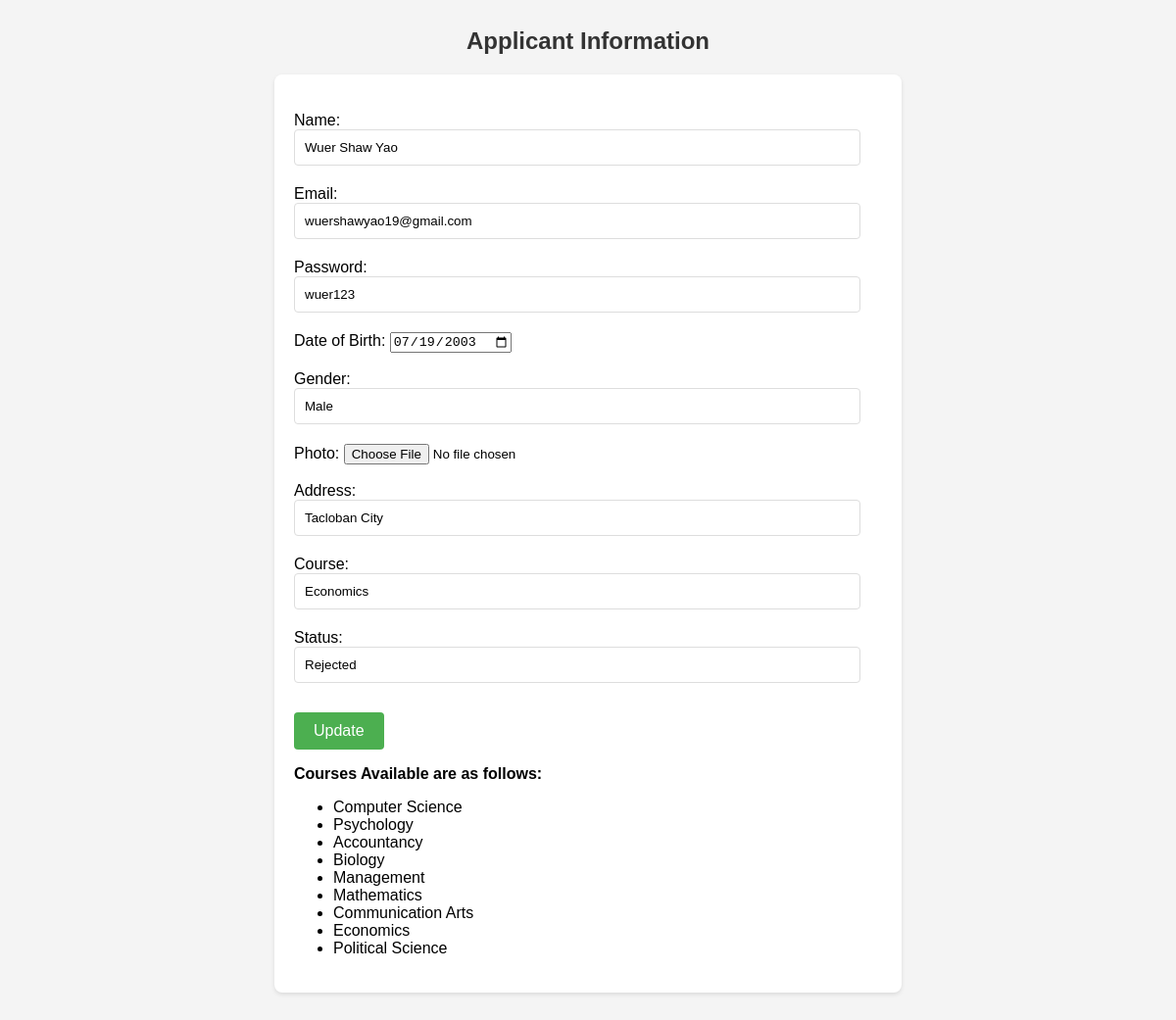
The page /update2.php?s_id=1 on the database its author committed.
### tables this page shows
CREATE TABLE `applicant` (
  `applicant_id` int NOT NULL AUTO_INCREMENT,
  `name` varchar(255) DEFAULT NULL,
  `email` varchar(255) DEFAULT NULL,
  `password` varchar(255) DEFAULT NULL,
  `address` varchar(255) DEFAULT NULL,
  `Date_of_birth` date NOT NULL,
  `gender` varchar(10) NOT NULL,
  `photo` varchar(255) DEFAULT NULL,
  `course` varchar(255) DEFAULT NULL,
  `status` varchar(255) NOT NULL,
  PRIMARY KEY (`applicant_id`),
  UNIQUE KEY `email` (`email`)
);

### update2.php (the view, shortened to what this page needs)
<?php
	require('connection_db.php');
	if (isset($_GET['s_id'])) {
		$applicant_id=$_GET['s_id'];
		$sql="SELECT * FROM applicant WHERE applicant_id=$applicant_id";
		$result=mysqli_query($connectivity,$sql);
		$row=mysqli_fetch_assoc($result);
		?>
		<h2>Applicant Information</h2>
		<form action="insert_db.php" method="POST">
			<input type="hidden" name="s_id" value=<?=$applicant_id?>><br>
			Name:<input required type="text" name="name" value="<?=$row['name'];?>"><br>
			Email:<input required type="email" name="email" value="<?=$row['email'];?>"><br>
			Password:<input required type="text" name="password" value="<?=$row['password'];?>"><br>
			Date of Birth: <input required type="date" name="dob" value=<?=$row['Date_of_birth'];?>><br><br>
			Gender:<input required type="text" name="gender" value=<?=$row['gender'];?>><br/>
			Photo: <input style="padding-left: 0px;" type="file" name="photo" value=<?=$row['photo'];?>><br><br>
			Address:<input required type="text" name="address" value="<?=$row['address'];?>"><br/>
			Course:<input required type="text" name="course" value="<?=$row['course'];?>" readonly><br>
			Status:<input required type="text" name="status" value="<?=$row['status'];?>" readonly><br>
			<input style="width: auto; margin-top: 10px;" type="submit" name="submit" value="Update">
			<p><b>Courses Available are as follows:</b></p>
				<ul>
					<li style="text-decoration: none; color: black;">Computer Science</a></li>
					<li style="text-decoration: none; color: black;">Psychology</a></li>
					<li style="text-decoration: none; color: black;">Accountancy</a></li>
					<li style="text-decoration: none; color: black;">Biology</a></li>
					<li style="text-decoration: none; color: black;">Management</a></li>
					<li style="text-decoration: none; color: black;">Mathematics</a></li>
					<li style="text-decoration: none; color: black;">Communication Arts</a></li>
					<li style="text-decoration: none; color: black;">Economics</a></li>
					<li style="text-decoration: none; color: black;">Political Science</a></li>
				</ul>
		</form>
	<?php
	}
?>

### update2.php (style rules this page uses)
h2 { color: #333; text-align: center; }
form { background: #fff; padding: 20px; border-radius: 8px; box-shadow: 0 2px 4px rgba(0,0,0,0.1); max-width: 600px; margin: 20px auto; }
input[type="text"], input[type="email"] { width: calc(100% - 22px); padding: 10px; margin-bottom: 20px; border: 1px solid #ddd; border-radius: 4px; box-sizing: border-box; }
input[type="submit"] { background-color: #4CAF50; color: white; padding: 10px 20px; border: none; border-radius: 4px; cursor: pointer; font-size: 16px; }

### rows shown on the page
applicant: name "Wuer Shaw Yao", email "wuershawyao19@gmail.com", password "wuer123", dob "07/19/2003", gender "Male", address "Tacloban City", course "Economics", status "Rejected"
